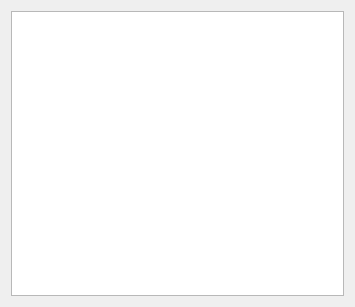
<?xml version="1.0" encoding="UTF-8"?>
<ui version="4.0">
 <class>teTestParameterDisplayClass</class>
 <widget class="QWidget" name="teTestParameterDisplayClass">
  <property name="geometry">
   <rect>
    <x>0</x>
    <y>0</y>
    <width>355</width>
    <height>307</height>
   </rect>
  </property>
  <property name="windowTitle">
   <string>teTestParameter</string>
  </property>
  <layout class="QVBoxLayout" name="verticalLayout">
   <item>
    <widget class="te::ObjectTreeWidget" name="treeView"/>
   </item>
  </layout>
 </widget>
 <layoutdefault spacing="6" margin="11"/>
 <customwidgets>
  <customwidget>
   <class>te::ObjectTreeWidget</class>
   <extends>QTreeView</extends>
   <header>teObjectTreeWidget.h</header>
  </customwidget>
 </customwidgets>
 <resources/>
 <connections/>
</ui>
